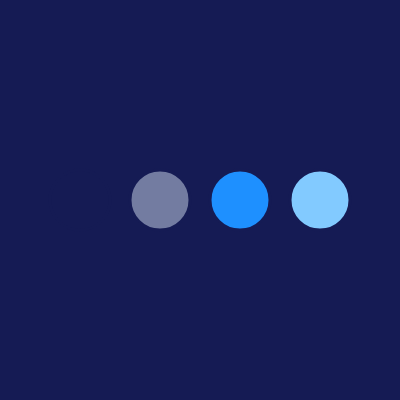
Frame 1 (no input)
Frame 60 (no input): identical to frame 1, image omitted
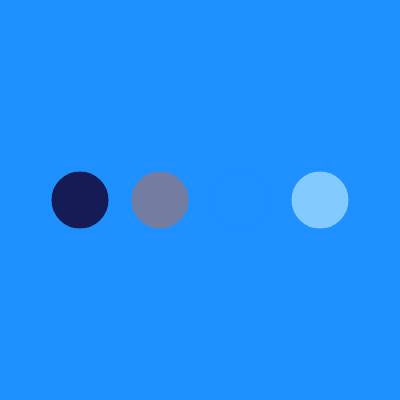
Frame 120 (the mouse pressed at the canvas centre since frame 60)

The p5.js sketch that drew these frames (run headless with seeded random() and noise() and a simulated clock; from frame 60 on, the mouse is pressed at the canvas centre):

// p5.js sketch
// ── sketch.js
// DM2008 — Activity 3a
// (Array Sampler, 25 min)

// 1. Create an array of colors (or other values)
//    You can make more than one array if you'd like
let palette = ["#151b54", "#737ca1", "#1e90ff", "#82caff"];

// 2. A variable to track the current index
let nextIndex = palette.length - 1;
let s = 0;

function setup() {
  createCanvas(400, 400);
  strokeWeight(3);
}

function draw() {
  if (palette.length <= 1) {
    background(0)
  }
  
  else if (palette.length > 1){
      background(palette[s]);
  }
  
  // 3. Use the array value at currentIndex
  const spacing = width / (palette.length + 1);
  for (let i = 0; i < palette.length; i++) {
    fill(palette[i]); // use the i-th color
    stroke(palette[s]);

    const x = (i + 1) * spacing; // position from the loop index
    ellipse(x, height / 2, 60);
  }
}

function mousePressed() {
  if (palette.length > 1) {
    s = floor(random(0, palette.length ));
    console.log("Stroke index:", s, "→", palette[s]);
    // console.log(palette.length)
  }
}

function keyPressed() {
  if (key == "a" || key == "A") {
    // Add a new random color to the end
    palette.push(color(random(20, 50), random(0, 30), random(100, 255)));
  }
  if (key == "r" || key == "R") {
    // Remove the last color (if any)
    if (palette.length > 0) {
      palette.splice(palette.length - 1, 1);
    }
    // to call the randomise again, after the array gets spliced
    s = floor(random(0, palette.length ));
  }
  console.log(palette);
}

// Log in the console to check

/* 
TODOs for students:
1. Replace colors with your own data (positions, text, sizes, etc).
2. Try mousePressed() instead of keyPressed().
3. Use push() to add new items, or splice() to remove them, then check how the sketch adapts.
4. Try looping through an array to visualize all the items within it instead of accessing one item at a time.
*/
